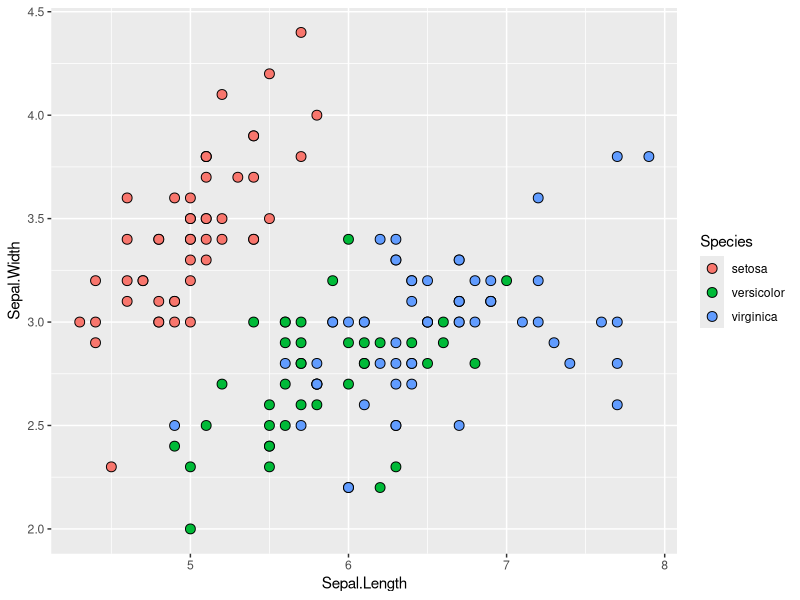

Write R code to recreate this figure.
## ---- chunk 1

library(ggplot2)

ggplot(data = iris, mapping = aes(x = Sepal.Length, y = Sepal.Width)) +
  geom_point(mapping = aes(fill = Species), shape = 21, size = 3)

